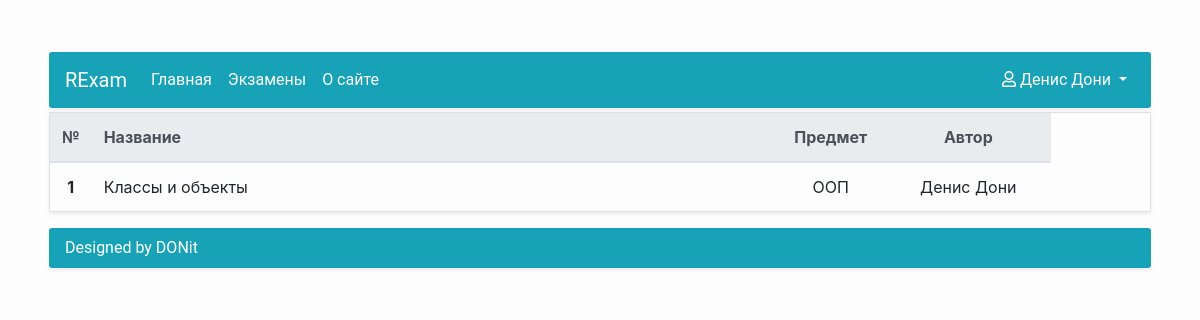
/exams/exams_list/ (signed in), run on the app's committed database.
### Accounts/models.py (models this page shows, shortened)
class UserAccount(AbstractUser):
    middle_name = models.CharField(max_length=20, blank=True, null=False, verbose_name=u'Отчество')
    study_group = models.ForeignKey(StudyGroup, on_delete=models.SET_NULL, null=True, blank=True)
    REQUIRED_FIELDS = ['email', 'first_name', 'last_name']
    class Meta:
        verbose_name = u'Пользователь'
        verbose_name_plural = u'Пользователи'

### Exams/models.py (models this page shows, shortened)
class Exam(Model):
    exam_header = CharField(max_length=30, blank=False, null=False, verbose_name=u'Заголовок экзамена')
    exam_description = TextField(blank=False, null=True, verbose_name=u'Описание экзамена')
    exam_date = DateField(auto_now_add=True, blank=False, null=True, verbose_name=u'Дата создания')
    exam_subject = ForeignKey(Subject, blank=False, null=True, on_delete=SET_NULL, verbose_name=u'Предмет')
    exam_author = ForeignKey(UserAccount, blank=False, null=True, on_delete=SET_NULL, verbose_name=u'Автор')
    def get_detail_url(self):
        return reverse('ExamDetail', kwargs={'pk': self.id})
    class Meta:
        verbose_name = u'Экзамен'
        verbose_name_plural = u'Экзамены'

class Subject(Model):
    name = CharField(max_length=30, blank=False, null=False, verbose_name=u'Имя предмета')
    def __str__(self):
        return self.name
    class Meta:
        verbose_name = u'Предмет'
        verbose_name_plural = u'Предметы'

### Exams/views.py (the view)
# urls.py: path('exams_list/', ListExams.as_view(), name='ListExams'),
class ListExams(LoginRequiredMixin, ListView):
    model = Exam
    template_name = 'Exams/Exam/ListExams.html'

### Exams/templates/Exams/Exam/ListExams.html (shortened to what this page needs)
{% extends 'RExam/BaseContent.html' %}
{% load static %}
{% block head_end %}
    <link rel="stylesheet" href="{% static 'Exams/style.css' %}"/>
{% endblock head_end %}
{% block content %}
    <div class="m-1">
        <table class="table table-bordered shadow-sm table-hover">
            <thead class="thead-light">
            <tr>
                <th style="width: 3%; text-align: center" scope="col">№</th>
                <th scope="col">Название</th>
                <th style="width: 10%;text-align: center" scope="col">Предмет</th>
                <th style="width: 15%;text-align: center" scope="col">Автор</th>
            </tr>
            </thead>
            <tbody>
            {% for exam in object_list %}
                <tr>
                    <th scope="row" class="text-center">{{ forloop.counter }}</th>
                    <td><a href="{{ exam.get_detail_url }}">{{ exam.exam_header }}</a></td>
                    <td class="text-center">{{ exam.exam_subject }}</td>
                    <td class="text-center">{{ exam.exam_author.get_full_name }}</td>
                    <td class="text-center">
                    </td>
                </tr>
            {% empty %}
                <tr>
                    <th scope="row" class="text-center">1</th>
                    <td><p class="pl-3">Экзамены отсутствуют...</p></td>
                </tr>
            {% endfor %}
            </tbody>
        </table>
    </div>
{% endblock content %}

### RExam/templates/RExam/BaseContent.html (shortened to what this page needs)
{% extends 'RExam/base.html' %}
{% block body_start %}
    <div class="d-flex justify-content-center h-100">
        <div class="container mt-lg-5">
            <nav class="navbar navbar-expand-lg navbar-dark bg-info menu shadow-sm m-1">
                <a class="navbar-brand" href="">RExam</a>
                <div class="collapse navbar-collapse" id="navbarSupportedContent">
                    <ul class="navbar-nav mr-auto">
                        <li class="nav-item active">
                            <a class="nav-link" href="{% url 'HomePage' %}">Главная</a>
                        </li>
                        <li class="nav-item active">
                            <a class="nav-link" href="{% url 'ListExams' %}">Экзамены</a>
                        </li>
                        <li class="nav-item active">
                            <a class="nav-link" href="{% url 'AboutPage' %}">О сайте</a>
                        </li>
                    </ul>
                    <ul class="nav navbar-nav navbar-right">
                        <li class="nav-item dropdown align-right">
                            <a class="nav-link dropdown-toggle active" href="#" id="navbarDropdown" role="button"
                               data-toggle="dropdown"
                               aria-haspopup="true" aria-expanded="false"><i class="far fa-user"></i>
                                {{ user.get_full_name }}
                            </a>
                        </li>
                    </ul>
                </div>
            </nav>
            {% block content %}{% endblock content %}
            <div class="footer shadow-sm m-1">
                <div class="footer-content bg-info">Designed by DONit</div>
            </div>
        </div>
    </div>
{% endblock body_start %}

### RExam/static/RExam/style.css (style rules this page uses)
html, body { height: 100%; margin: 0; padding: 0; }
body { background: #fdfdfd; }
.footer-content { font-family: Roboto, sans-serif; border-radius: 3px; color: white; padding: .5rem 1rem; }
.menu { font-family: Roboto, sans-serif; border-radius: 3px; }
table a { text-decoration: none; color: inherit; }

### Exams/static/Exams/style.css (style rules this page uses)
.table td, .table th { border: none; }
.table { border: 1px solid #dee2e6; border-radius: 3px; }

### data on the page
UserAccount: get_full_name "Денис Дони"
Exam: exam_header "Классы и объекты", exam_subject "ООП", exam_author.get_full_name "Денис Дони"
